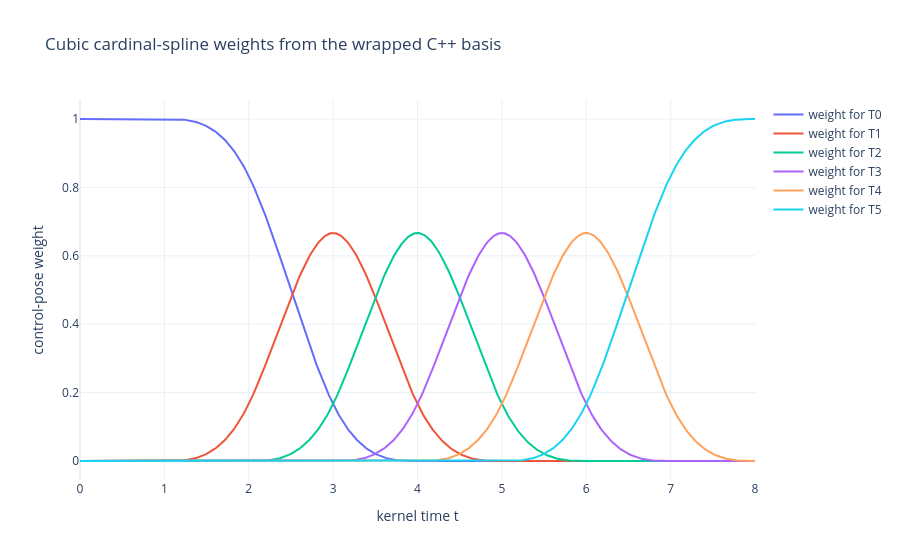

Write notebook code for a chart like this one.
### Markdown cell above
## 1. Inspect the wrapped cubic basis

`CardinalSplineBasis.CalculateWeights` calls the C++ implementation that uses the same `IrwinHallCDF2` kernel as the trajectory. Each curve below is the weight of one control pose. Neighboring weights overlap, always sum to one, and change smoothly, so there is no abrupt handoff from one control to the next.

The control poses shape the trajectory rather than acting as interpolation constraints; the weight plot makes that distinction visible before we introduce pose geometry.

### Code cell
end_time = len(control_poses) + 2.0
sample_times = np.linspace(0.0, end_time, 501)
basis_weights = np.vstack([
    gtsam.CardinalSplineBasis.CalculateWeights(len(control_poses), float(time))
    for time in sample_times
])

activation_figure = go.Figure()
for index in range(len(control_poses)):
    activation_figure.add_scatter(
        x=sample_times,
        y=basis_weights[:, index],
        name=f"weight for T{index}",
    )
activation_figure.update_layout(
    title="Cubic cardinal-spline weights from the wrapped C++ basis",
    xaxis_title="kernel time t",
    yaxis_title="control-pose weight",
    template="plotly_white",
    hovermode="x unified",
)
activation_figure.show()

### Figure 1 — Plotly figure (JSON) as saved in the notebook; plotly's stock layout.template omitted (floating-point values rounded to 4 significant figures; data arrays with more than 128 entries replaced by an {"elided": "..."} marker saying what was removed)
{"data": [{"name": "weight for T0", "type": "scatter", "x": {"elided": "501 float values"}, "y": {"elided": "501 float values"}}, {"name": "weight for T1", "type": "scatter", "x": {"elided": "501 float values"}, "y": {"elided": "501 float values"}}, {"name": "weight for T2", "type": "scatter", "x": {"elided": "501 float values"}, "y": {"elided": "501 float values"}}, {"name": "weight for T3", "type": "scatter", "x": {"elided": "501 float values"}, "y": {"elided": "501 float values"}}, {"name": "weight for T4", "type": "scatter", "x": {"elided": "501 float values"}, "y": {"elided": "501 float values"}}, {"name": "weight for T5", "type": "scatter", "x": {"elided": "501 float values"}, "y": {"elided": "501 float values"}}], "layout": {"hovermode": "x unified", "title": {"text": "Cubic cardinal-spline weights from the wrapped C++ basis"}, "xaxis": {"title": {"text": "kernel time t"}}, "yaxis": {"title": {"text": "control-pose weight"}}}}
